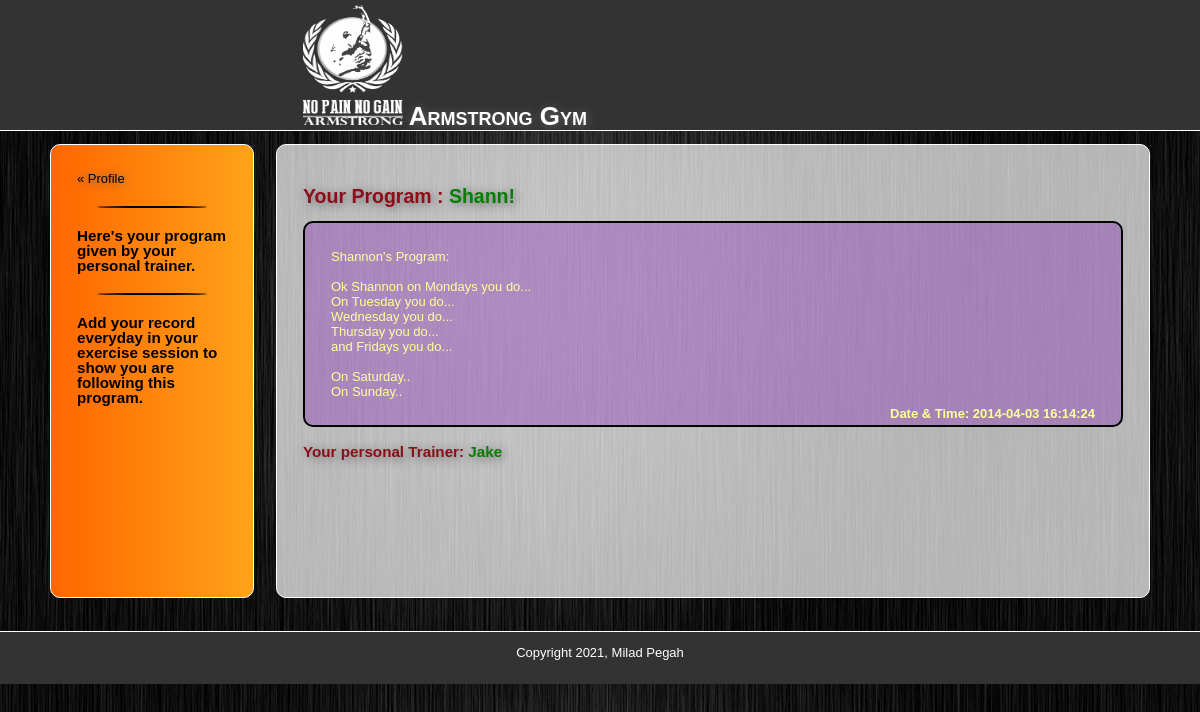
Screenshot of /programs.php (signed in) with the database file from the repository.
### tables this page shows
CREATE TABLE `program` (
  `id` int NOT NULL AUTO_INCREMENT,
  `user_id` int DEFAULT NULL,
  `program` text,
  `date` timestamp NULL DEFAULT CURRENT_TIMESTAMP ON UPDATE CURRENT_TIMESTAMP,
  PRIMARY KEY (`id`),
  UNIQUE KEY `user_id` (`user_id`) USING BTREE,
  CONSTRAINT `program_ibfk_1` FOREIGN KEY (`user_id`) REFERENCES `users` (`id`) ON DELETE CASCADE ON UPDATE CASCADE
);

CREATE TABLE `users` (
  `id` int NOT NULL AUTO_INCREMENT,
  `username` varchar(50) NOT NULL,
  `hashed_password` varchar(60) NOT NULL,
  `firstname` varchar(50) DEFAULT NULL,
  `lastname` varchar(50) DEFAULT NULL,
  `gender` varchar(20) DEFAULT NULL,
  `dob` varchar(20) DEFAULT NULL,
  `address` varchar(100) DEFAULT NULL,
  `city` varchar(20) DEFAULT NULL,
  `postcode` varchar(20) DEFAULT NULL,
  `email` varchar(50) DEFAULT NULL,
  `mobile` varchar(16) DEFAULT NULL,
  `goal` text,
  `picture` longblob,
  `admin` varchar(50) DEFAULT NULL,
  `freeze` tinyint(1) NOT NULL DEFAULT '1',
  PRIMARY KEY (`id`),
  UNIQUE KEY `username` (`username`) USING BTREE,
  KEY `admin` (`admin`),
  CONSTRAINT `users_ibfk_1` FOREIGN KEY (`admin`) REFERENCES `admins` (`username`) ON DELETE SET NULL ON UPDATE SET NULL
);

### includes/functions.php (called while the page is built, shortened)
<?php
function find_user($id) {
	global $connection;
	$query = "SELECT * ";
	$query .= "FROM users ";
	$query .= "WHERE id = {$id}";
	$user_set = mysqli_query($connection, $query);
	return $user_set;
}
function find_program($id) {
	global $connection;
	$query = "SELECT * ";
	$query .= "FROM program ";
	$query .= "WHERE user_id = {$id}";
	$user_set = mysqli_query($connection, $query);
	return $user_set;
}

### public/programs.php (the view, shortened to what this page needs)
<?php require_once("../includes/db_connection.php");             ?>
<?php require_once("../includes/functions.php");             ?>
<?php
  $user_id = $_SESSION["id"];
  $program_set = find_program($user_id);
  $user_set = find_user($user_id);
  $user = mysqli_fetch_assoc($user_set)
?>
<?php include("../includes/layouts/header.php"); ?>
<div id="main">
    <div id="navigation">
        <p><a href="user_content.php">&laquo; Profile</a></p>
        <hr />
        <h3>Here's your program given by your personal trainer.</h3>
        <hr />
        <h3>Add your record everyday in your exercise session to show you are following this program.</h3>
    </div>
    <div id="page">
        <?php $program = mysqli_fetch_assoc($program_set) ?>
        <h2>Your Program :
            <?php
              echo '<span style="color: green;">';
              echo ucfirst(htmlentities($_SESSION["username"]));
              echo '!</span>';
            ?>
        </h2>
        <?php if (empty($program["program"])) { ?>
              <span style="color:#CC0000; font-weight: bold;">You do not have a program yet! It might be because:<br /><br /></span>
              <ul style="color:#CC0000;">
                  <li>you have no personal trainer.</li>
                  <li>You have no goal yet</li>
                  <li> your personal trainer has not given you a program yet.</li>
              </ul>
          <?php } else { ?>
              <div id="program">
                  <?php echo nl2br(htmlentities($program["program"])); ?>
                  <br />
                  <div style="float: right; font-weight: bold; margin-top: 0.5em;">
                      Date & Time:
                      <?php echo htmlentities($program["date"]); ?>
                  </div>
              </div>
          <?php } ?>
        <h3>Your personal Trainer:
            <?php
              if (empty($user["admin"])) {
                  echo '<span style="color: blueviolet;">No personal trainer! Please ask in the receptionist.</span>';
              } else {
                  echo '<span style="color: green;">';
                  echo ucfirst(htmlentities($user["admin"]));
                  echo '</span>';
              }
            ?>
        </h3>
    </div>
</div>
<?php include("../includes/layouts/footer.php"); ?>

### public/stylesheets/public.css (style rules this page uses)
* { margin: 0; padding: 0; }
body { font-family: "Century Gothic", Tahoma, Helvetica, Arial, sans-serif; background-image: url(../images/gym.jpg); width: 100%; height: 100%; font-size: 13px; line-height: 15px; margin: 0 auto; min-width: 900px; }
a { color: #8D0D19; text-shadow: 1px 1px 10px #666; }
#main { min-height: 500px; width: 1100px; margin: auto; }
#navigation { min-height: 400px; float: left; margin: 1em 0; padding: 2em; width: 150px; font-family: "Century Gothic", Tahoma, Helvetica, Arial, sans-serif; color: #000000; border: 1px solid white; -webkit-border-radius: 10px; -moz-border-radius: 10px; -o-border-radius: 10px; border-radius: 10px; background: -webkit-linear-gradient(270deg, #FFA319, #FF6600); background: -moz-linear-gradient(270deg, #FFA319, #FF6600); background: -o-linear-gradient(270deg, #FFA319, #FF6600); background: -ms-linear-gradient(270deg, #FFA319, #FF6600); background: linear-gradient(270deg, #FFA319, #FF6600); }
#navigation a { font-family: Helvetica, Arial, sans-serif; color: black; text-decoration: none; }
#page { margin: 1em 0; float: right; min-height: 400px; width: 820px; background-color: rgba(255,255,255, 0.7); padding: 2em; border: 1px solid white; -webkit-border-radius: 10px; -moz-border-radius: 10px; -o-border-radius: 10px; border-radius: 10px; }
#page h2 { color: #8D0D19; line-height: 50px; text-shadow: 2px 2px 10px #666; }
#page h3 { color: #8D0D19; line-height: 50px; text-shadow: 2px 2px 10px #666; }
#program { margin: 0 auto auto 0; padding: 2em 2em; border: 2px solid black; -webkit-border-radius: 10px; -moz-border-radius: 10px; -o-border-radius: 10px; border-radius: 10px; background-color: rgba(125,10,180, 0.3); color: #FFFF99; }
hr { margin: 20px; border: 1px black solid; -webkit-border-radius: 50%; -moz-border-radius: 50%; -o-border-radius: 50%; -ms-border-radius: 50%; border-radius: 50%; }

### rows the page displays
program: program "Shannon's Program: Ok Shannon on Mondays you do... On Tuesday you do... Wednesday you do... Thursday you do... and Fridays you do... On Saturday.. On Sunday..", date "2014-04-03 16:14:24"
users: admin "Jake"

### other values shown
$_SESSION["username"] "Shann"
